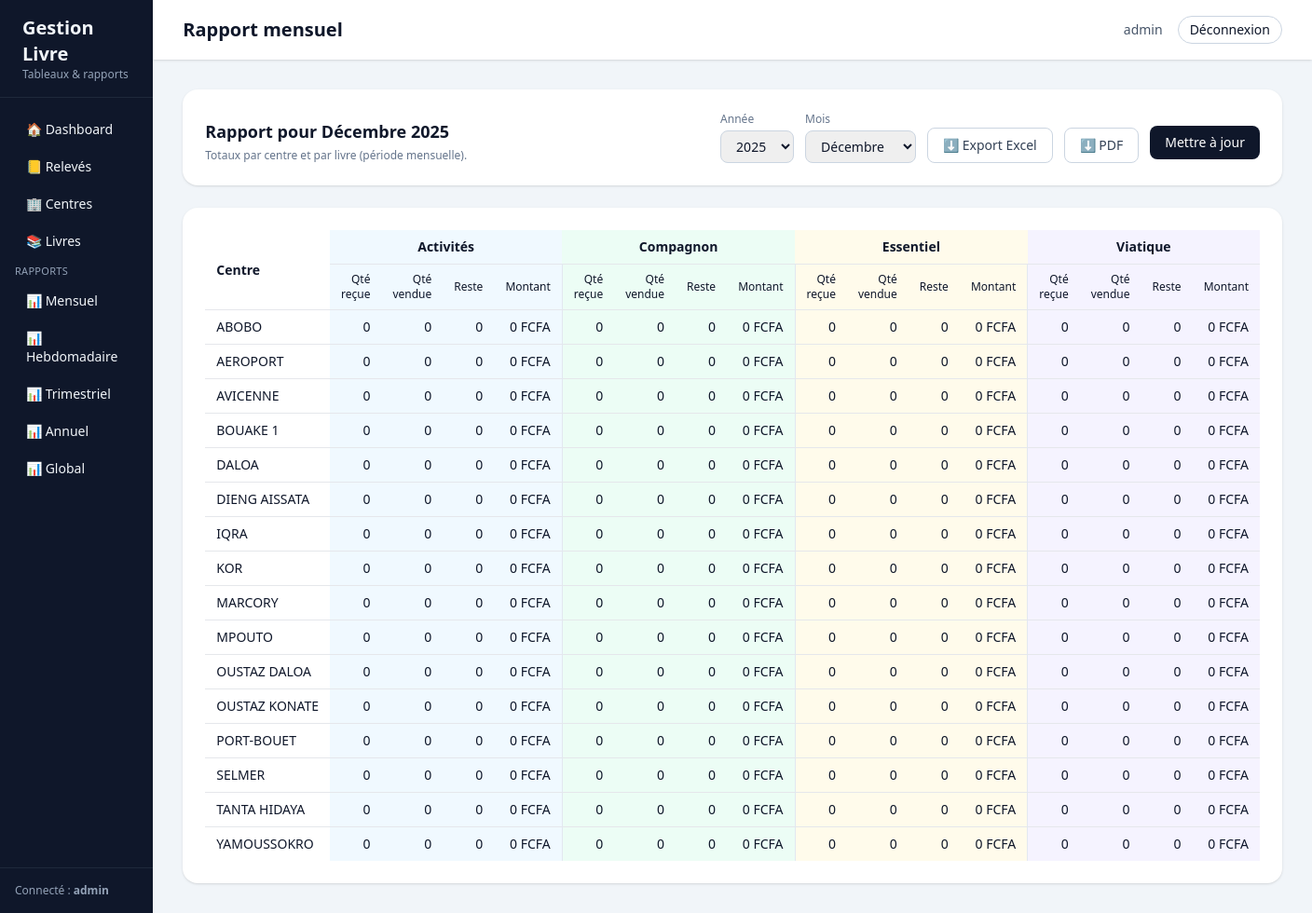
The page /rapports/mois/ (signed in) on the database its author committed.
### accounts/models.py (models this page shows, shortened)
class User(AbstractUser):
    ROLE_ADMIN = "ADMIN"
    ROLE_CENTRE = "CENTRE"
    ROLE_CHOICES = (
        (ROLE_ADMIN, "Administrateur"),
        (ROLE_CENTRE, "Centre"),
    )
    role = models.CharField(
        max_length=20,
        choices=ROLE_CHOICES,
        default=ROLE_CENTRE,
    )
    centre = models.ForeignKey(
        "gestion.Centre",
        on_delete=models.SET_NULL,
        null=True,
        blank=True,
        related_name="utilisateurs",
    )
    def is_centre(self):
        return self.role == self.ROLE_CENTRE

### gestion/models.py (models this page shows, shortened)
class Livre(models.Model):
    code = models.CharField(
        max_length=50,
        unique=True,
        help_text="Ex: COMPAGNON_180"
    )
    nom = models.CharField(
        max_length=100,
        help_text="Ex: Compagnon"
    )
    pages = models.PositiveIntegerField(default=0)
    prix_unitaire_defaut = models.DecimalField(
        max_digits=10,
        decimal_places=2,
        help_text="Prix par défaut (peut être modifié par centre/période)."
    )

class Centre(models.Model):
    nom = models.CharField(max_length=100, unique=True)
    ville = models.CharField(max_length=100, blank=True)
    contact = models.CharField(max_length=100, blank=True)

### gestion/views.py (the view)
# urls.py: path("rapports/mois/", rapport_mensuel, name="rapport_mensuel"),
@login_required
def rapport_mensuel(request):
    today = timezone.now().date()
    try:
        year = int(request.GET.get("year", today.year))
    except ValueError:
        year = today.year
    try:
        month = int(request.GET.get("month", today.month))
    except ValueError:
        month = today.month
    date_debut, date_fin = _month_range(year, month)
    releves = ReleveCentreLivre.objects.filter(
        date_fin__gte=date_debut,
        date_fin__lte=date_fin,
    )
    user = request.user
    if hasattr(user, "is_centre") and user.is_centre() and user.centre_id:
        releves = releves.filter(centre=user.centre)
        centres = Centre.objects.filter(pk=user.centre_id)
    else:
        centres = Centre.objects.all().order_by("nom")
    livres = list(Livre.objects.all().order_by("nom"))
    rows = []
    for centre in centres:
        row = {"centre": centre, "livres": []}
        for livre in livres:
            agg = releves.filter(centre=centre, livre=livre).aggregate(
                q_recue=Sum("quantite_recue"),
                q_vendue=Sum("quantite_vendue"),
                montant=Sum("montant_ventes"),
                reste=Sum("quantite_reste"),
            )
            row["livres"].append(
                {
                    "livre": livre,
                    "q_recue": agg["q_recue"] or 0,
                    "q_vendue": agg["q_vendue"] or 0,
                    "reste": agg["reste"] or 0,
                    "montant": agg["montant"] or 0,
                }
            )
        rows.append(row)
    current_year = today.year
    year_choices = list(range(current_year - 5, current_year + 2))
    month_choices = [
        (1, "Janvier"),
        (2, "Février"),
        (3, "Mars"),
        (4, "Avril"),
        (5, "Mai"),
        (6, "Juin"),
        (7, "Juillet"),
        (8, "Août"),
        (9, "Septembre"),
        (10, "Octobre"),
        (11, "Novembre"),
        (12, "Décembre"),
    ]
    month_name = dict(month_choices).get(month, "")
    context = {
        "year": year,
        "month": month,
        "month_name": month_name,
        "year_choices": year_choices,
        "month_choices": month_choices,
        "livres": livres,
        "rows": rows,
        "colspan": 1 + len(livres) * 4,
    }
    return render(request, "gestion/rapport_mensuel.html", context)

### gestion/views.py (called while the page is built)
def _month_range(year: int, month: int):
    start = date(year, month, 1)
    if month == 12:
        end = date(year + 1, 1, 1) - timedelta(days=1)
    else:
        end = date(year, month + 1, 1) - timedelta(days=1)
    return start, end

### templates/gestion/rapport_mensuel.html (shortened to what this page needs)
{% extends "base.html" %}
{% block header_title %}Rapport mensuel{% endblock %}
{% block content %}
<div class="space-y-6">
  <div class="bg-white rounded-2xl shadow p-4 md:p-6 flex flex-col md:flex-row md:items-end md:justify-between gap-4">
    <div>
      <h1 class="text-lg font-semibold">
        Rapport pour {{ month_name }} {{ year }}
      </h1>
      <p class="text-xs text-slate-500 mt-1">
        Totaux par centre et par livre (période mensuelle).
      </p>
    </div>
    <form method="get" class="flex flex-wrap items-end gap-3 text-sm">
      <div>
        <label class="block text-xs font-medium text-slate-500 mb-1">
          Année
        </label>
        <select name="year"
                class="rounded-lg border border-slate-300 px-3 py-1.5 text-sm focus:outline-none focus:ring-2 focus:ring-slate-900">
          {% for y in year_choices %}
            <option value="{{ y }}" {% if y == year %}selected{% endif %}>
              {{ y }}
            </option>
          {% endfor %}
        </select>
      </div>
      <div>
        <label class="block text-xs font-medium text-slate-500 mb-1">
          Mois
        </label>
        <select name="month"
                class="rounded-lg border border-slate-300 px-3 py-1.5 text-sm focus:outline-none focus:ring-2 focus:ring-slate-900">
          {% for m, name in month_choices %}
            <option value="{{ m }}" {% if m == month %}selected{% endif %}>
              {{ name }}
            </option>
          {% endfor %}
        </select>
      </div>
      <a href="{% url 'export_rapport_mensuel_excel' %}?year={{ year }}&month={{ month }}"
           class="rounded-lg border border-slate-300 px-4 py-2 text-sm font-medium text-slate-700 hover:bg-slate-50">
          ⬇️ Export Excel
        </a>
        <a href="{% url 'export_rapport_mensuel_pdf' %}?year={{ year }}&month={{ month }}"
           class="rounded-lg border border-slate-300 px-4 py-2 text-sm font-medium text-slate-700 hover:bg-slate-50">
          ⬇️ PDF
        </a>
      <div class="pb-1">
        <button type="submit"
                class="rounded-lg bg-slate-900 text-white px-4 py-2 text-sm font-medium hover:bg-slate-800">
          Mettre à jour
        </button>
      </div>
    </form>
  </div>
    <div class="bg-white rounded-2xl shadow p-4 md:p-6 overflow-x-auto">
    {% include "gestion/rapport_table.html" %}
  </div>
</div>
{% endblock %}

### templates/base.html (shortened to what this page needs)
<!DOCTYPE html>
<html lang="fr">
<head>
  <script src="https://cdn.tailwindcss.com"></script>
</head>
<body class="bg-slate-100 text-slate-900">
  <div class="min-h-screen flex"
       style="padding-top: env(safe-area-inset-top); padding-bottom: env(safe-area-inset-bottom);">
    <aside class="w-64 bg-slate-900 text-slate-100 hidden md:flex flex-col">
      <div class="px-6 py-4 border-b border-slate-800">
        <h1 class="text-xl font-bold">Gestion Livre</h1>
        <p class="text-xs text-slate-400">Tableaux &amp; rapports</p>
      </div>
      <nav class="flex-1 px-4 py-4 space-y-1 text-sm">
        <a href="{% url 'dashboard' %}" class="block px-3 py-2 rounded-lg hover:bg-slate-800">
          🏠 Dashboard
        </a>
        <a href="{% url 'releve_list' %}" class="block px-3 py-2 rounded-lg hover:bg-slate-800">
          📒 Relevés
        </a>
        <a href="{% url 'centre_list' %}" class="block px-3 py-2 rounded-lg hover:bg-slate-800">
          🏢 Centres
        </a>
        <a href="{% url 'livre_list' %}" class="block px-3 py-2 rounded-lg hover:bg-slate-800">
          📚 Livres
        </a>
        <p class="mt-4 mb-1 text-[11px] uppercase tracking-wide text-slate-400">
          Rapports
        </p>
        <a href="{% url 'rapport_mensuel' %}" class="block px-3 py-2 rounded-lg hover:bg-slate-800">
          📊 Mensuel
        </a>
        <a href="{% url 'rapport_hebdomadaire' %}" class="block px-3 py-2 rounded-lg hover:bg-slate-800">
          📊 Hebdomadaire
        </a>
        <a href="{% url 'rapport_trimestriel' %}" class="block px-3 py-2 rounded-lg hover:bg-slate-800">
          📊 Trimestriel
        </a>
        <a href="{% url 'rapport_annuel' %}" class="block px-3 py-2 rounded-lg hover:bg-slate-800">
          📊 Annuel
        </a>
        <a href="{% url 'rapport_global' %}" class="block px-3 py-2 rounded-lg hover:bg-slate-800">
          📊 Global
        </a>
      </nav>
      <div class="px-4 py-4 border-t border-slate-800 text-xs text-slate-400">
        {% if request.user.is_authenticated %}
          Connecté : <span class="font-semibold">{{ request.user.username }}</span><br />
        {% endif %}
      </div>
    </aside>
    <main class="flex-1 flex flex-col">
      <header class="h-16 bg-white shadow flex items-center justify-between px-4 md:px-8">
        <div class="flex items-center gap-3">
          <h2 class="text-lg md:text-xl font-semibold">
            {% block header_title %}Dashboard{% endblock %}
          </h2>
        </div>
        <div class="flex items-center gap-4 text-sm">
          {% if request.user.is_authenticated %}
            <span class="hidden sm:inline text-slate-600">
              {{ request.user.username }}
            </span>
            <form method="post" action="{% url 'logout' %}">
              <button
                type="submit"
                class="px-3 py-1 rounded-full border border-slate-300 hover:bg-slate-100"
              >
                Déconnexion
              </button>
            </form>
          {% else %}
            <a href="{% url 'login' %}" class="px-3 py-1 rounded-full bg-slate-900 text-white">
              Connexion
            </a>
          {% endif %}
        </div>
      </header>
      <section class="p-4 md:p-8">
        {% block content %}{% endblock %}
      </section>
    </main>
  </div>
</body>
</html>

### templates/gestion/rapport_table.html (shortened to what this page needs)
<table class="min-w-full text-xs md:text-sm">
  <thead>
    <tr class="border-b">
      <th rowspan="2" class="py-2 px-3 text-left align-middle bg-white">
        Centre
      </th>
      {% for livre in livres %}
        <th colspan="4"
            class="py-2 px-3 text-center text-xs md:text-sm font-semibold
            {% if forloop.counter0 == 0 %}bg-sky-50
            {% elif forloop.counter0 == 1 %}bg-emerald-50
            {% elif forloop.counter0 == 2 %}bg-amber-50
            {% else %}bg-violet-50{% endif %}">
          {{ livre.nom }}
        </th>
      {% endfor %}
    </tr>
    <tr class="border-b">
      {% for livre in livres %}
        <th class="py-2 px-3 text-right text-[11px] md:text-xs font-medium
            {% if forloop.counter0 == 0 %}bg-sky-50
            {% elif forloop.counter0 == 1 %}bg-emerald-50
            {% elif forloop.counter0 == 2 %}bg-amber-50
            {% else %}bg-violet-50{% endif %}
            {% if not forloop.first %} border-l border-slate-200{% endif %}">
          Qté reçue
        </th>
        <th class="py-2 px-3 text-right text-[11px] md:text-xs font-medium
            {% if forloop.counter0 == 0 %}bg-sky-50
            {% elif forloop.counter0 == 1 %}bg-emerald-50
            {% elif forloop.counter0 == 2 %}bg-amber-50
            {% else %}bg-violet-50{% endif %}">
          Qté vendue
        </th>
        <th class="py-2 px-3 text-right text-[11px] md:text-xs font-medium
            {% if forloop.counter0 == 0 %}bg-sky-50
            {% elif forloop.counter0 == 1 %}bg-emerald-50
            {% elif forloop.counter0 == 2 %}bg-amber-50
            {% else %}bg-violet-50{% endif %}">
          Reste
        </th>
        <th class="py-2 px-3 text-right text-[11px] md:text-xs font-medium
            {% if forloop.counter0 == 0 %}bg-sky-50
            {% elif forloop.counter0 == 1 %}bg-emerald-50
            {% elif forloop.counter0 == 2 %}bg-amber-50
            {% else %}bg-violet-50{% endif %}">
          Montant
        </th>
      {% endfor %}
    </tr>
  </thead>
  <tbody>
    {% if rows %}
      {% for row in rows %}
        <tr class="border-b last:border-0 hover:bg-slate-50/40">
          <td class="py-2 px-3 font-medium text-left whitespace-nowrap bg-white">
            {{ row.centre.nom }}
          </td>
          {% for data in row.livres %}
            <td class="py-2 px-3 text-right text-xs md:text-sm
                       {% if forloop.counter0 == 0 %}bg-sky-50
                       {% elif forloop.counter0 == 1 %}bg-emerald-50
                       {% elif forloop.counter0 == 2 %}bg-amber-50
                       {% else %}bg-violet-50{% endif %}
                       {% if not forloop.first %} border-l border-slate-200{% endif %}">
              {{ data.q_recue }}
            </td>
            <td class="py-2 px-3 text-right text-xs md:text-sm
                       {% if forloop.counter0 == 0 %}bg-sky-50
                       {% elif forloop.counter0 == 1 %}bg-emerald-50
                       {% elif forloop.counter0 == 2 %}bg-amber-50
                       {% else %}bg-violet-50{% endif %}">
              {{ data.q_vendue }}
            </td>
            <td class="py-2 px-3 text-right text-xs md:text-sm
                       {% if forloop.counter0 == 0 %}bg-sky-50
                       {% elif forloop.counter0 == 1 %}bg-emerald-50
                       {% elif forloop.counter0 == 2 %}bg-amber-50
                       {% else %}bg-violet-50{% endif %}">
              {{ data.reste }}
            </td>
            <td class="py-2 px-3 text-right text-xs md:text-sm
                       {% if forloop.counter0 == 0 %}bg-sky-50
                       {% elif forloop.counter0 == 1 %}bg-emerald-50
                       {% elif forloop.counter0 == 2 %}bg-amber-50
                       {% else %}bg-violet-50{% endif %}">
              {{ data.montant }} FCFA
            </td>
          {% endfor %}
        </tr>
      {% endfor %}
    {% endif %}
  </tbody>
</table>

### rows shown on the page
User: user.username "admin"
Livre: nom "Activités", q_recue "0", q_vendue "0", reste "0", montant "0"
Livre: nom "Compagnon", q_recue "0", q_vendue "0", reste "0", montant "0"
Livre: nom "Essentiel", q_recue "0", q_vendue "0", reste "0", montant "0"
Livre: nom "Viatique", q_recue "0", q_vendue "0", reste "0", montant "0"
Centre: centre.nom "ABOBO"
Centre: centre.nom "AEROPORT"
Centre: centre.nom "AVICENNE"
Centre: centre.nom "BOUAKE 1"
Centre: centre.nom "DALOA"
Centre: centre.nom "DIENG AISSATA"
Centre: centre.nom "IQRA"
Centre: centre.nom "KOR"
Centre: centre.nom "MARCORY"
Centre: centre.nom "MPOUTO"
Centre: centre.nom "OUSTAZ DALOA"
Centre: centre.nom "OUSTAZ KONATE"
Centre: centre.nom "PORT-BOUET"
Centre: centre.nom "SELMER"
Centre: centre.nom "TANTA HIDAYA"
Centre: centre.nom "YAMOUSSOKRO"

### other values the page prints
{{ month_name }} "Décembre"
{{ year }} "2025"
form field year "2025"
form field month "Décembre"
